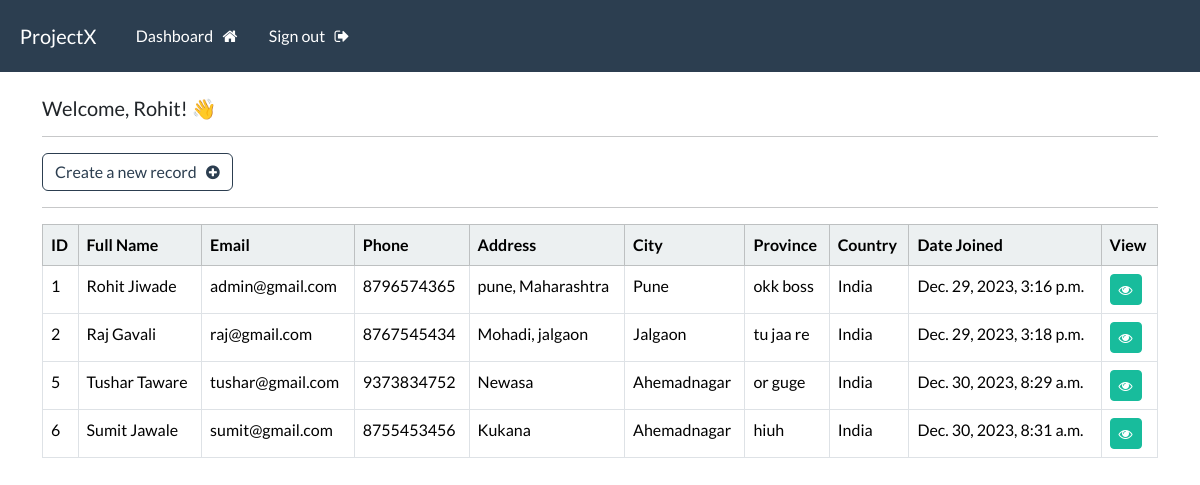
The page /dashboard (signed in) on the database its author committed.
### webapp/models.py (models this page shows, shortened)
class Record(models.Model):
	creation_date = models.DateTimeField(auto_now_add=True)
	first_name = models.CharField(max_length=100)
	last_name = models.CharField(max_length=100)
	email = models.EmailField(max_length=255, unique=True)
	phone = models.CharField(max_length=20)
	address = models.CharField(max_length=300)
	city = models.CharField(max_length=255)
	province = models.CharField(max_length=200)
	country = models.CharField(max_length=125)

### webapp/views.py (the view)
# urls.py: path('dashboard', views.dashboard, name='dashboard'),
@login_required(login_url='my_login')
def dashboard(request):
	my_records = Record.objects.all()
	return render(request, 'webapp/dashboard.html', {'records': my_records})

### webapp/templates/webapp/dashboard.html (shortened to what this page needs)
{% extends 'webapp/base.html' %}
{% block content %}
	<h5>Welcome, {{user}}! 👋 </h5>
	<hr>
	<a href="{% url 'create_record' %}" class="btn btn-outline-primary btn-smbtn-sm">Create a new record &nbsp; <i class="fa fa-plus-circle" aria-hidden="true"></i></a>
	<hr>
<div class="table-responsive">
	<table class="table table-hover table-bordered">
		<thead class="table-light">
			<tr>
				<th scope="col"> ID </th>
				<th scope="col"> Full Name </th>
				<th scope="col"> Email </th>
				<th scope="col"> Phone </th>
				<th scope="col"> Address </th>
				<th scope="col"> City </th>
				<th scope="col"> Province </th>
				<th scope="col"> Country </th>
				<th scope="col"> Date Joined </th>
				<th scope="col"> View </th>
			</tr>
		</thead>
		<tbody>
			{% if records %}
				{% for record in records %}
				<tr>
					<td>{{record.id}}</td>
					<td>{{record.first_name}} {{record.last_name}}</td>
					<td>{{record.email}}</td>
					<td>{{record.phone}}</td>
					<td>{{record.address}}</td>
					<td>{{record.city}}</td>
					<td>{{record.province}}</td>
					<td>{{record.country}}</td>
					<td>{{record.creation_date}}</td>
					<td><a href="{% url 'view_record' record.id %}" class="btn btn-success btn-sm"><i class="fa fa-eye" aria-hidden="true"></i></a></td>
				</tr>
				{% endfor %}
			{% else %}
				<h2>No Record are available</h2>
			{% endif %}
		</tbody>
	</table>
</div>
{% endblock %}

### webapp/templates/webapp/base.html (shortened to what this page needs)
{% load static %}
<!DOCTYPE html>
<html lang="en">
<head>
	<link rel="stylesheet" type="text/css" href="https://bootswatch.com/5/flatly/bootstrap.min.css">
	<link rel="stylesheet" type="text/css" href="{% static 'css/styles.css' %}">
	<link rel="stylesheet" href="https://cdnjs.cloudflare.com/ajax/libs/font-awesome/4.7.0/css/font-awesome.min.css">
</head>
<body>
	{% include 'webapp/navbar.html' %}
	<div class="container">
		<br>
		{% block content %}
		{% endblock %}
	</div>
</body>
</html>

### webapp/templates/webapp/navbar.html (shortened to what this page needs)
<nav class="navbar navbar-expand-lg bg-primary justify-content-center" data-bs-theme="dark">
  <div class="container-fluid">
    <a class="navbar-brand main-heading" href="{% url '' %}">
      &nbsp; ProjectX
    </a>
      <div class="collapse navbar-collapse text-center" id="navbarColor01">
        <ul class="navbar-nav me-auto">
          {% if user.is_authenticated %}
            <li class="nav-item">
              <a class="nav-link" href="{% url 'dashboard' %}">Dashboard &nbsp; <i class="fa fa-home" aria-hidden="true"></i> </a>
            </li>
            <li class="nav-item">
              <a class="nav-link" href="{% url 'user_logout' %}">Sign out &nbsp; <i class="fa fa-sign-out" aria-hidden="true"></i> </a>
            </li>
        </ul>
        {% endif %}
      </div>
  </div>
  </nav>

### rows shown on the page
Record: id "1", first_name "Rohit", last_name "Jiwade", email "admin@gmail.com", phone "8796574365", address "pune, Maharashtra", city "Pune", province "okk boss", country "India", creation_date "Dec. 29, 2023, 3:16 p.m."
Record: id "2", first_name "Raj", last_name "Gavali", email "raj@gmail.com", phone "8767545434", address "Mohadi, jalgaon", city "Jalgaon", province "tu jaa re", country "India", creation_date "Dec. 29, 2023, 3:18 p.m."
Record: id "5", first_name "Tushar", last_name "Taware", email "tushar@gmail.com", phone "9373834752", address "Newasa", city "Ahemadnagar", province "or guge", country "India", creation_date "Dec. 30, 2023, 8:29 a.m."
Record: id "6", first_name "Sumit", last_name "Jawale", email "sumit@gmail.com", phone "8755453456", address "Kukana", city "Ahemadnagar", province "hiuh", country "India", creation_date "Dec. 30, 2023, 8:31 a.m."

### other values the page prints
{{ user }} "Rohit"
